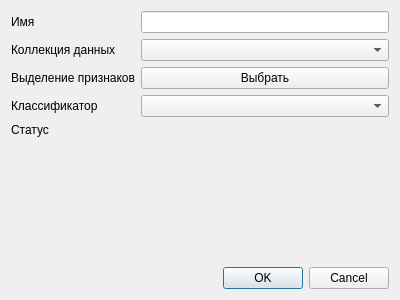
<?xml version="1.0" encoding="UTF-8"?>
<ui version="4.0">
 <class>scenario_dialog</class>
 <widget class="QDialog" name="scenario_dialog">
  <property name="geometry">
   <rect>
    <x>0</x>
    <y>0</y>
    <width>400</width>
    <height>300</height>
   </rect>
  </property>
  <property name="windowTitle">
   <string>Сценарий - </string>
  </property>
  <layout class="QGridLayout" name="gridLayout">
   <item row="1" column="0">
    <widget class="QDialogButtonBox" name="buttonBox">
     <property name="orientation">
      <enum>Qt::Horizontal</enum>
     </property>
     <property name="standardButtons">
      <set>QDialogButtonBox::Cancel|QDialogButtonBox::Ok</set>
     </property>
    </widget>
   </item>
   <item row="0" column="0">
    <layout class="QFormLayout" name="formLayout">
     <item row="0" column="0">
      <widget class="QLabel" name="name_label">
       <property name="text">
        <string>Имя</string>
       </property>
      </widget>
     </item>
     <item row="0" column="1">
      <widget class="QLineEdit" name="name_edit"/>
     </item>
     <item row="1" column="0">
      <widget class="QLabel" name="data_collection_label">
       <property name="text">
        <string>Коллекция данных</string>
       </property>
      </widget>
     </item>
     <item row="1" column="1">
      <widget class="QComboBox" name="data_collection_combo"/>
     </item>
     <item row="2" column="0">
      <widget class="QLabel" name="feature_extraction_label">
       <property name="text">
        <string>Выделение признаков</string>
       </property>
      </widget>
     </item>
     <item row="3" column="0">
      <widget class="QLabel" name="classifier_label">
       <property name="text">
        <string>Классификатор</string>
       </property>
      </widget>
     </item>
     <item row="3" column="1">
      <widget class="QComboBox" name="classifier_combo"/>
     </item>
     <item row="4" column="0">
      <widget class="QLabel" name="status_label">
       <property name="text">
        <string>Статус</string>
       </property>
      </widget>
     </item>
     <item row="4" column="1">
      <widget class="QLabel" name="status_value_label">
       <property name="text">
        <string/>
       </property>
      </widget>
     </item>
     <item row="2" column="1">
      <widget class="QPushButton" name="feature_extraction_button">
       <property name="text">
        <string>Выбрать</string>
       </property>
      </widget>
     </item>
    </layout>
   </item>
  </layout>
 </widget>
 <resources/>
 <connections>
  <connection>
   <sender>buttonBox</sender>
   <signal>accepted()</signal>
   <receiver>scenario_dialog</receiver>
   <slot>accept()</slot>
   <hints>
    <hint type="sourcelabel">
     <x>248</x>
     <y>254</y>
    </hint>
    <hint type="destinationlabel">
     <x>157</x>
     <y>274</y>
    </hint>
   </hints>
  </connection>
  <connection>
   <sender>buttonBox</sender>
   <signal>rejected()</signal>
   <receiver>scenario_dialog</receiver>
   <slot>reject()</slot>
   <hints>
    <hint type="sourcelabel">
     <x>316</x>
     <y>260</y>
    </hint>
    <hint type="destinationlabel">
     <x>286</x>
     <y>274</y>
    </hint>
   </hints>
  </connection>
 </connections>
</ui>
